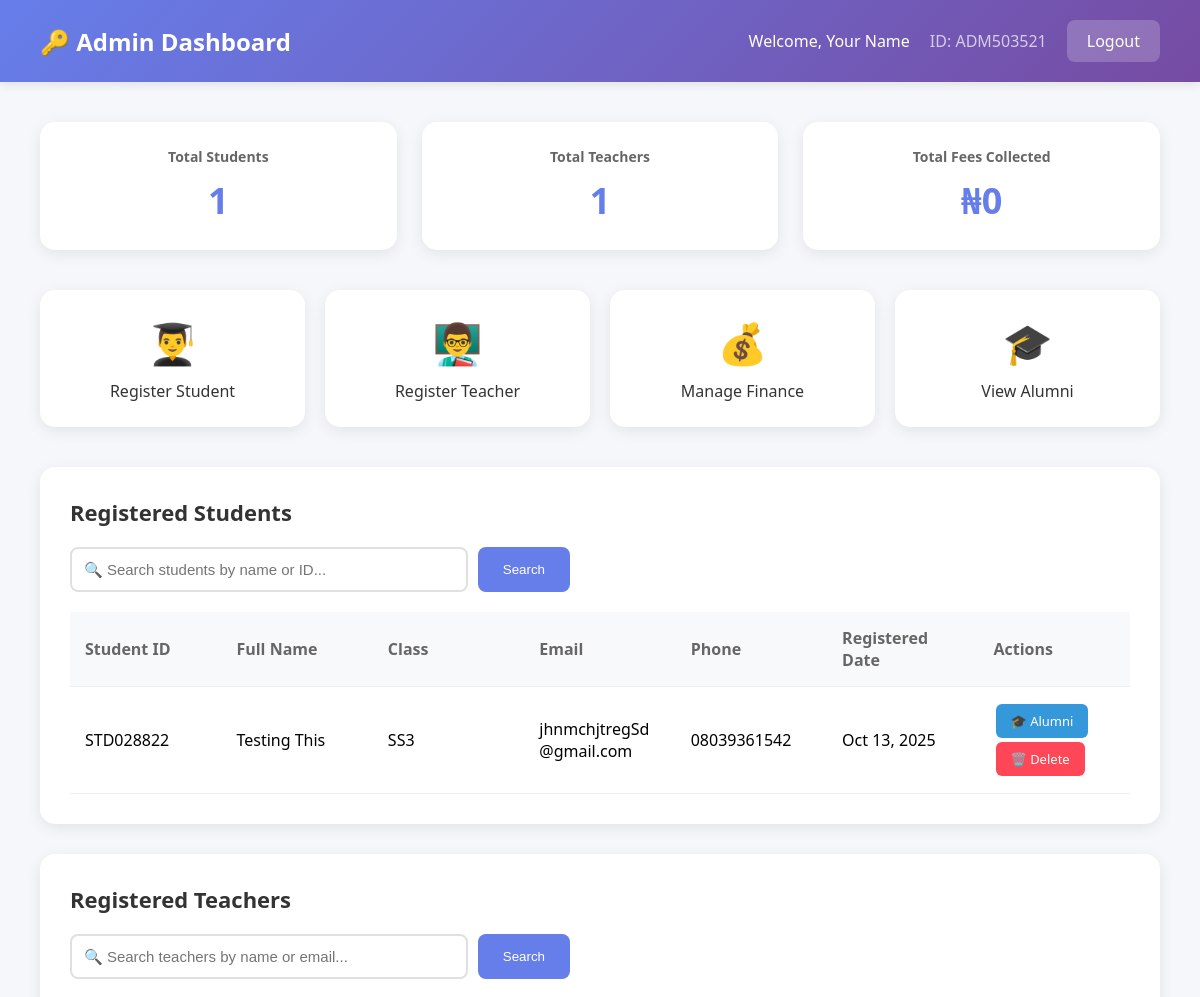
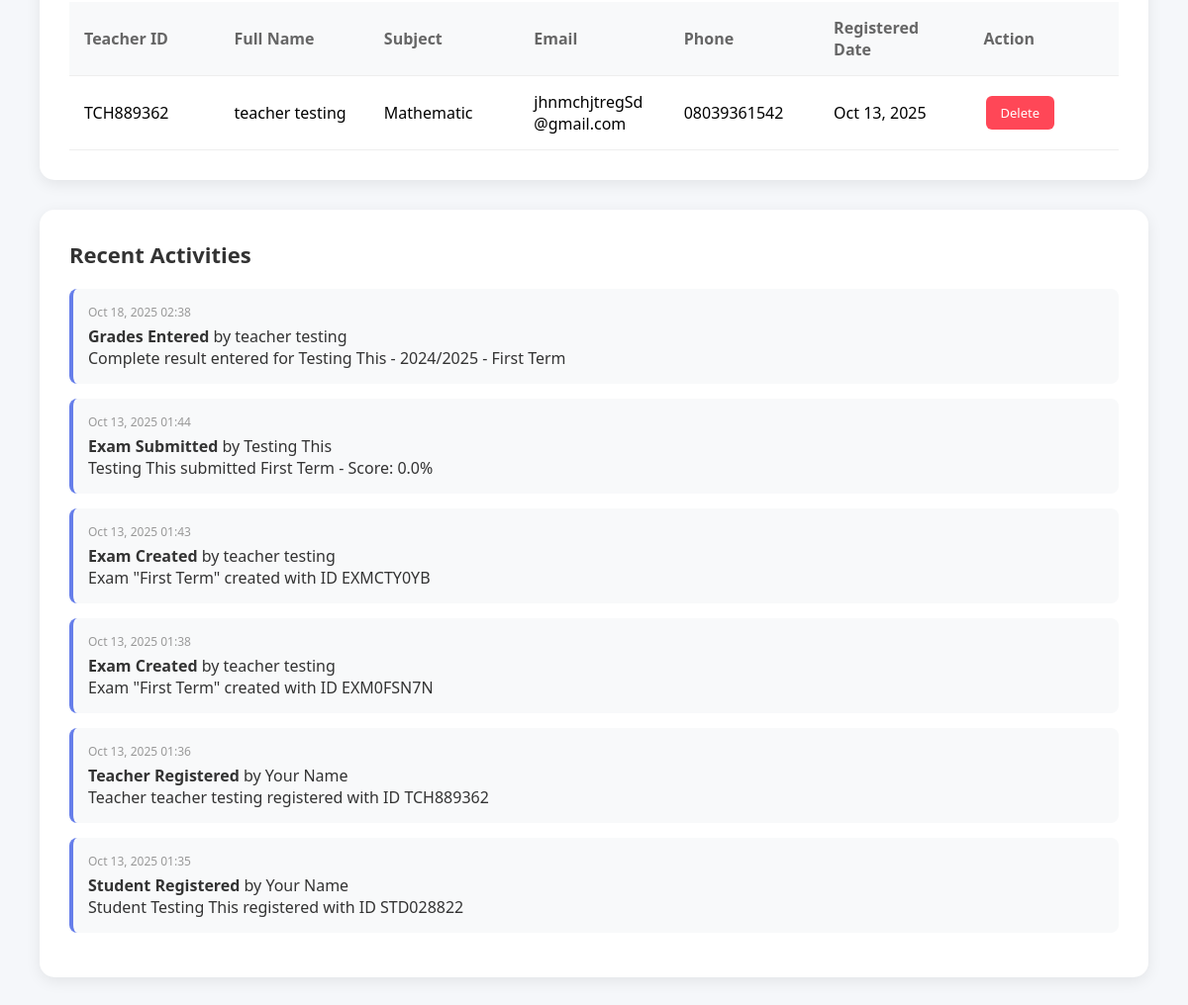
The app's page /search-students/ (signed in) with its own data (2 pictures, top to bottom).
### accounts/models.py (models this page shows, shortened)
class Admin(models.Model):
    user = models.OneToOneField(User, on_delete=models.CASCADE)
    admin_id = models.CharField(max_length=20, unique=True)
    full_name = models.CharField(max_length=200)
    created_at = models.DateTimeField(auto_now_add=True)

class Student(models.Model):
    user = models.OneToOneField(User, on_delete=models.CASCADE)
    student_id = models.CharField(max_length=20, unique=True)
    full_name = models.CharField(max_length=200)
    email = models.EmailField(blank=True, null=True)  # Made optional
    phone = models.CharField(max_length=15, blank=True, null=True)  # Made optional
    class_name = models.CharField(max_length=50)
    profile_picture = models.ImageField(upload_to='student_profiles/', null=True, blank=True)
    created_at = models.DateTimeField(auto_now_add=True)
    registered_by = models.ForeignKey(Admin, on_delete=models.SET_NULL, null=True, blank=True)

class Teacher(models.Model):
    user = models.OneToOneField(User, on_delete=models.CASCADE)
    teacher_id = models.CharField(max_length=20, unique=True)
    full_name = models.CharField(max_length=200)
    email = models.EmailField()
    phone = models.CharField(max_length=15)
    subject = models.CharField(max_length=100)
    created_at = models.DateTimeField(auto_now_add=True)
    registered_by = models.ForeignKey(Admin, on_delete=models.SET_NULL, null=True, blank=True)

class ActivityLog(models.Model):
    ACTION_CHOICES = [
        ('student_registered', 'Student Registered'),
        ('teacher_registered', 'Teacher Registered'),
        ('student_deleted', 'Student Deleted'),
        ('teacher_deleted', 'Teacher Deleted'),
        ('exam_created', 'Exam Created'),
        ('exam_edited', 'Exam Edited'),  # NEW
        ('exam_deleted', 'Exam Deleted'),  # NEW
        ('exam_submitted', 'Exam Submitted'),
        ('attendance_marked', 'Attendance Marked'),
        ('fee_recorded', 'Fee Recorded'),
        ('grades_entered', 'Grades Entered'),  # NEW
        ('result_generated', 'Result Generated'),  # NEW
        ('book_added', 'Book Added'),
        ('book_borrowed', 'Book Borrowed'),
        ('book_returned', 'Book Returned'),
    ]
    action = models.CharField(max_length=50, choices=ACTION_CHOICES)
    description = models.TextField()
    performed_by_type = models.CharField(max_length=20)  # 'admin', 'teacher', 'student', 'principal', 'bursar'
    performed_by_name = models.CharField(max_length=200)
    timestamp = models.DateTimeField(auto_now_add=True)
    class Meta:
        ordering = ['-timestamp']

### accounts/views.py (the view)
# urls.py: path('search-students/', views.search_students, name='search_students'),
@login_required
def search_students(request):
    try:
        admin = Admin.objects.get(user=request.user)
        is_admin = True
    except Admin.DoesNotExist:
        try:
            principal = Principal.objects.get(user=request.user)
            is_admin = False
        except Principal.DoesNotExist:
            messages.error(request, 'Access denied.')
            return redirect('unified_login')
    query = request.GET.get('q', '')
    students = Student.objects.all()
    if query:
        students = students.filter(
            Q(full_name__icontains=query) |
            Q(student_id__icontains=query) |
            Q(email__icontains=query)
        ).order_by('-created_at')
    teachers = Teacher.objects.all().order_by('-created_at')
    recent_activities = ActivityLog.objects.all()[:20] if is_admin else []
    total_fees = FeeRecord.objects.aggregate(Sum('amount_paid'))['amount_paid__sum'] or 0 if is_admin else 0
    context = {
        'admin': admin if is_admin else None,
        'principal': principal if not is_admin else None,
        'students': students,
        'teachers': teachers,
        'activities': recent_activities,
        'total_fees': total_fees,
        'student_count': students.count(),
        'teacher_count': teachers.count(),
        'search_query': query,
    }
    template = 'admin_dashboard.html' if is_admin else 'principal_dashboard.html'
    return render(request, template, context)

### accounts/templates/admin_dashboard.html (shortened to what this page needs)
<!DOCTYPE html>
<html lang="en">
<head>
</head>
<body>
    <nav class="navbar">
        <h1>🔑 Admin Dashboard</h1>
        <div class="user-info">
            <span>Welcome, {{ admin.full_name }}</span>
            <span style="opacity: 0.7;">ID: {{ admin.admin_id }}</span>
            <a href="{% url 'logout' %}" class="btn-logout">Logout</a>
        </div>
    </nav>
    <div class="container">
        <div class="stats-grid">
            <div class="stat-card">
                <h3>Total Students</h3>
                <div class="number">{{ student_count }}</div>
            </div>
            <div class="stat-card">
                <h3>Total Teachers</h3>
                <div class="number">{{ teacher_count }}</div>
            </div>
            <div class="stat-card">
                <h3>Total Fees Collected</h3>
                <div class="number">₦{{ total_fees|floatformat:0 }}</div>
            </div>
        </div>
        <div class="actions-grid">
            <a href="{% url 'register_student' %}" class="action-btn">
                <div class="icon">👨‍🎓</div>
                <div>Register Student</div>
            </a>
            <a href="{% url 'register_teacher' %}" class="action-btn">
                <div class="icon">👨‍🏫</div>
                <div>Register Teacher</div>
            </a>
            <a href="{% url 'manage_finance' %}" class="action-btn">
                <div class="icon">💰</div>
                <div>Manage Finance</div>
            </a>
            <a href="{% url 'view_alumni' %}" class="action-btn">
                <div class="icon">🎓</div>
                <div>View Alumni</div>
            </a>
        </div>
        <div class="section">
            <h2>Registered Students</h2>
            <div class="search-container">
                <form method="GET" action="{% url 'search_students' %}" class="search-form">
                    <input type="text" name="q" class="search-input"
                           placeholder="🔍 Search students by name or ID..."
                           value="{{ search_query|default:'' }}">
                    <button type="submit" class="btn-search">Search</button>
                </form>
            </div>
            <table>
                <thead>
                    <tr>
                        <th>Student ID</th>
                        <th>Full Name</th>
                        <th>Class</th>
                        <th>Email</th>
                        <th>Phone</th>
                        <th>Registered Date</th>
                        <th>Actions</th>
                    </tr>
                </thead>
                <tbody>
                    {% for student in students %}
                    <tr>
                        <td>{{ student.student_id }}</td>
                        <td>{{ student.full_name }}</td>
                        <td>{{ student.class_name }}</td>
                        <td>{{ student.email|default:"N/A" }}</td>
                        <td>{{ student.phone|default:"N/A" }}</td>
                        <td>{{ student.created_at|date:"M d, Y" }}</td>
                        <td>
                            <a href="{% url 'move_to_alumni' student.id %}" class="btn btn-alumni"
                               onclick="return confirm('Move {{ student.full_name }} to Alumni?')">
                                🎓 Alumni
                            </a>
                            <a href="{% url 'delete_student_confirm' student.id %}" class="btn btn-delete">
                                🗑️ Delete
                            </a>
                        </td>
                    </tr>
                    {% endfor %}
                </tbody>
            </table>
        </div>
        <div class="section">
            <h2>Registered Teachers</h2>
            <div class="search-container">
                <form method="GET" action="{% url 'search_teachers' %}" class="search-form">
                    <input type="text" name="q" class="search-input"
                           placeholder="🔍 Search teachers by name or email..."
                           value="{{ search_query|default:'' }}">
                    <button type="submit" class="btn-search">Search</button>
                </form>
            </div>
            <table>
                <thead>
                    <tr>
                        <th>Teacher ID</th>
                        <th>Full Name</th>
                        <th>Subject</th>
                        <th>Email</th>
                        <th>Phone</th>
                        <th>Registered Date</th>
                        <th>Action</th>
                    </tr>
                </thead>
                <tbody>
                    {% for teacher in teachers %}
                    <tr>
                        <td>{{ teacher.teacher_id }}</td>
                        <td>{{ teacher.full_name }}</td>
                        <td>{{ teacher.subject }}</td>
                        <td>{{ teacher.email }}</td>
                        <td>{{ teacher.phone }}</td>
                        <td>{{ teacher.created_at|date:"M d, Y" }}</td>
                        <td>
                            <a href="{% url 'delete_teacher' teacher.id %}" class="btn btn-delete"
                               onclick="return confirm('Delete {{ teacher.full_name }}?')">
                                Delete
                            </a>
                        </td>
                    </tr>
                    {% endfor %}
                </tbody>
            </table>
        </div>
        <div class="section">
            <h2>Recent Activities</h2>
            {% for activity in activities %}
            <div class="activity-item">
                <div class="time">{{ activity.timestamp|date:"M d, Y H:i" }}</div>
                <div class="description">
                    <strong>{{ activity.get_action_display }}</strong> by {{ activity.performed_by_name }}<br>
                    {{ activity.description }}
                </div>
            </div>
            {% empty %}
            <p style="color: #999;">No recent activities</p>
            {% endfor %}
        </div>
    </div>
</body>
</html>

### accounts/templates/admin_dashboard.html (style rules this page uses)
* { margin: 0; padding: 0; box-sizing: border-box; }
body { font-family: 'Segoe UI', Tahoma, Geneva, Verdana, sans-serif; background: #f5f7fa; }
.navbar { background: linear-gradient(135deg, #667eea 0%, #764ba2 100%); color: white; padding: 20px 40px; display: flex; justify-content: space-between; align-items: center; box-shadow: 0 2px 10px rgba(0,0,0,0.1); }
.navbar h1 { font-size: 24px; }
.navbar .user-info { display: flex; align-items: center; gap: 20px; }
.btn-logout { background: rgba(255,255,255,0.2); color: white; padding: 10px 20px; border: none; border-radius: 8px; cursor: pointer; text-decoration: none; }
.container { padding: 40px; max-width: 1400px; margin: 0 auto; }
.stats-grid { display: grid; grid-template-columns: repeat(auto-fit, minmax(250px, 1fr)); gap: 25px; margin-bottom: 40px; }
.stat-card { background: white; padding: 25px; border-radius: 15px; box-shadow: 0 4px 15px rgba(0,0,0,0.08); text-align: center; }
.stat-card h3 { color: #666; font-size: 14px; margin-bottom: 10px; }
.stat-card .number { font-size: 36px; font-weight: bold; color: #667eea; }
.search-container { margin-bottom: 20px; }
.search-form { display: flex; gap: 10px; max-width: 500px; }
.search-input { flex: 1; padding: 12px; border: 2px solid #e0e0e0; border-radius: 8px; font-size: 15px; }
.btn-search { background: #667eea; color: white; padding: 12px 25px; border: none; border-radius: 8px; cursor: pointer; }
.actions-grid { display: grid; grid-template-columns: repeat(auto-fit, minmax(200px, 1fr)); gap: 20px; margin-bottom: 40px; }
.action-btn { background: white; padding: 25px; border-radius: 15px; text-align: center; text-decoration: none; color: #333; box-shadow: 0 4px 15px rgba(0,0,0,0.08); transition: transform 0.2s; display: block; }
.action-btn .icon { font-size: 40px; margin-bottom: 10px; }
.section { background: white; padding: 30px; border-radius: 15px; box-shadow: 0 4px 15px rgba(0,0,0,0.08); margin-bottom: 30px; }
.section h2 { margin-bottom: 20px; color: #333; font-size: 22px; }
table { width: 100%; border-collapse: collapse; overflow-x: auto; display: block; }
table thead, table tbody { display: table; width: 100%; table-layout: fixed; }
table th, table td { padding: 15px; text-align: left; border-bottom: 1px solid #eee; word-wrap: break-word; }
table th { background: #f8f9fa; font-weight: 600; color: #666; }
.btn { padding: 8px 15px; border: none; border-radius: 6px; text-decoration: none; display: inline-block; font-size: 13px; margin: 2px; }
.btn-alumni { background: #3498db; color: white; }
.btn-delete { background: #ff4757; color: white; }
.activity-item { padding: 15px; border-left: 4px solid #667eea; margin-bottom: 15px; background: #f8f9fa; border-radius: 8px; }
.activity-item .time { color: #999; font-size: 12px; }
.activity-item .description { color: #333; margin-top: 5px; }

### records on screen
Admin: full_name "Your Name", admin_id "ADM503521"
Student: student_id "STD028822", full_name "Testing This", class_name "SS3", email "jhnmchjtregSd@gmail.com", phone "08039361542", created_at "Oct 13, 2025"
Teacher: teacher_id "TCH889362", full_name "teacher testing", subject "Mathematic", email "jhnmchjtregSd@gmail.com", phone "08039361542", created_at "Oct 13, 2025"
ActivityLog: timestamp "Oct 18, 2025 02:38", action "Grades Entered", performed_by_name "teacher testing", description "Complete result entered for Testing This - 2024/2025 - First Term"
ActivityLog: timestamp "Oct 13, 2025 01:44", action "Exam Submitted", performed_by_name "Testing This", description "Testing This submitted First Term - Score: 0.0%"
ActivityLog: timestamp "Oct 13, 2025 01:43", action "Exam Created", performed_by_name "teacher testing", description "Exam \"First Term\" created with ID EXMCTY0YB"
ActivityLog: timestamp "Oct 13, 2025 01:38", action "Exam Created", performed_by_name "teacher testing", description "Exam \"First Term\" created with ID EXM0FSN7N"
ActivityLog: timestamp "Oct 13, 2025 01:36", action "Teacher Registered", performed_by_name "Your Name", description "Teacher teacher testing registered with ID TCH889362"
ActivityLog: timestamp "Oct 13, 2025 01:35", action "Student Registered", performed_by_name "Your Name", description "Student Testing This registered with ID STD028822"

### other values on screen
{{ student_count }} "1"
{{ teacher_count }} "1"
{{ total_fees|floatformat:0 }} "0"
